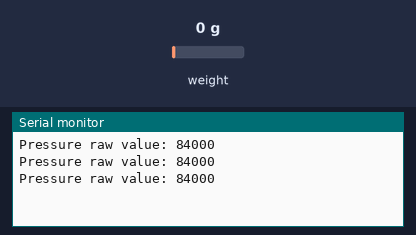
Bench run of a sketch on a simulated Arduino Uno, built with avr-gcc and run on an emulated ATmega328P. On the bench: the last lines printed to the serial monitor. Wiring (inferred from the names in the program): HX711 load-cell converter: data pin 2; SCK pin 3. The inputs (shaded band) are chosen by the test bench; at power-on: weight on the scale 0 g.

Above: at 1.3 s.
1.4 s: weight on the scale set to 100 g
At 1.9 s:
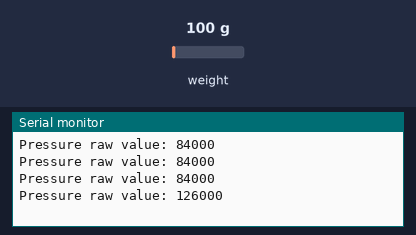
2.9 s: weight on the scale set to 1250 g
At 3.4 s:
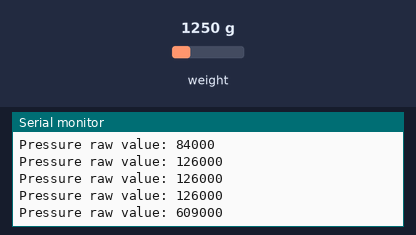
Timing chart, 0 to 5.9 s (numbered marks = the images above; inputs shaded):
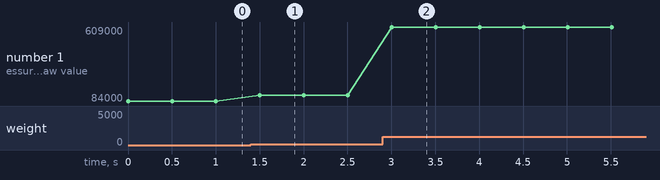

The sketch:

ARDUINO_pressure_RAW.ino
```cpp
const int dataPin = 2; // HX710B OUT
const int clockPin = 3; // HX710B SCK

void setup() {
  pinMode(dataPin, INPUT);
  pinMode(clockPin, OUTPUT);
  Serial.begin(9600);
}

long readHX710B() {
  long result = 0;
  // Wait until sensor is ready (OUT goes LOW)
  while (digitalRead(dataPin) == HIGH);

  // Read 24 bits
  for (int i = 0; i < 24; i++) {
    digitalWrite(clockPin, HIGH);
    result = (result << 1) | digitalRead(dataPin);
    digitalWrite(clockPin, LOW);
  }

  // Extra clock pulse to set gain/channel
  digitalWrite(clockPin, HIGH);
  delayMicroseconds(1);
  digitalWrite(clockPin, LOW);

  return result;
}

void loop() {
  long pressureRaw = readHX710B();
  Serial.print("Pressure raw value: ");
  Serial.println(pressureRaw);
  delay(500);
}
```

Measured:
- after the input at 1.4 s, the serial monitor: prints a new line after 0.10 s (image 1)
- after the input at 2.9 s, the serial monitor: prints a new line after 0.11 s (image 2)
- plotted number 1: 84000 → 126000 after the input at 1.4 s, 126000 → 609000 after the input at 2.9 s
